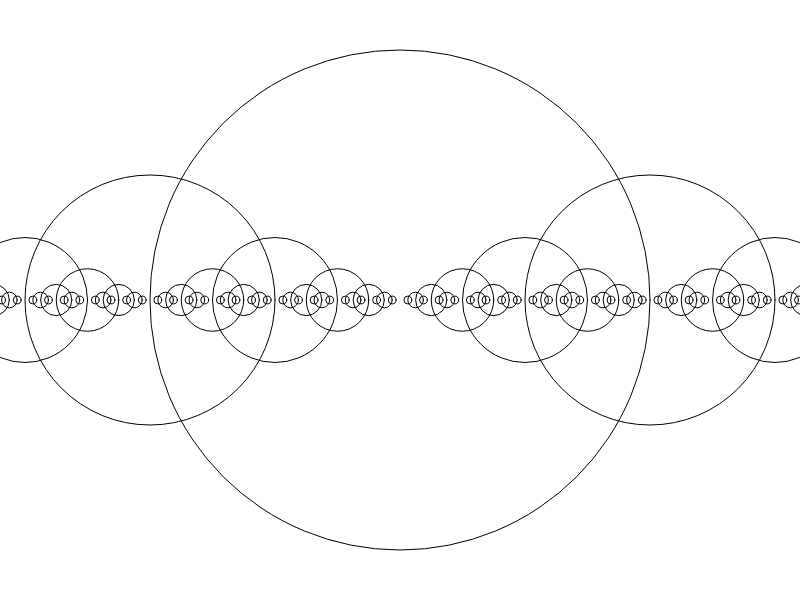
Frame 1 (no input)
Frame 2 (the mouse pressed at the canvas centre, redrawn once): identical to frame 1, image omitted

The p5.js sketch that drew this single still picture (run headless with seeded random() and noise() and a simulated clock; the mouse was pressed at the canvas centre and the sketch redrawn once):

// p5.js sketch
// ── sketch.js
function setup() {
  createCanvas(800,600);
  noFill();
  background(255);
  drawCircle(width/2, height/2, 500);
}

function draw() {
  noLoop();
}

function drawCircle(x, y, r) {
  ellipse(x, y, r, r);
  
  if (r > 10) {
    // recursion: call the function inside the function!
    drawCircle(x - r/2, y, r/2);
    drawCircle(x + r/2, y, r/2);
  }				
}
